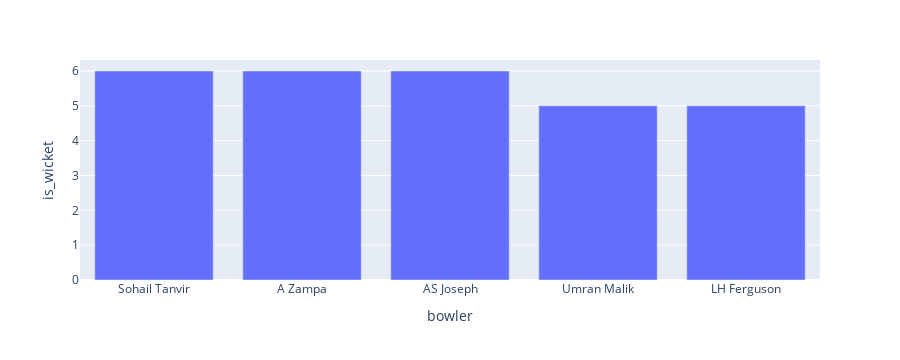

Notebook code cell kept with this figure:
### Code cell
px.bar(a[a["is_wicket"]>=5].sort_values(by="is_wicket",ascending=False).head(5),x="bowler",y="is_wicket")

### Figure 1 — Plotly figure (JSON) as saved in the notebook; plotly's stock layout.template omitted (floating-point values rounded to 4 significant figures)
{"data": [{"alignmentgroup": "True", "hovertemplate": "bowler=%{x}<br>is_wicket=%{y}<extra></extra>", "legendgroup": "", "marker": {"color": "#636efa", "pattern": {"shape": ""}}, "name": "", "offsetgroup": "", "orientation": "v", "showlegend": false, "textposition": "auto", "type": "bar", "x": ["Sohail Tanvir", "A Zampa", "AS Joseph", "Umran Malik", "LH Ferguson"], "xaxis": "x", "y": [6, 6, 6, 5, 5], "yaxis": "y"}], "layout": {"autosize": true, "barmode": "relative", "height": 360, "legend": {"tracegroupgap": 0}, "margin": {"t": 60}, "xaxis": {"anchor": "y", "autorange": true, "domain": [0, 1], "range": [-0.5, 4.5], "title": {"text": "bowler"}, "type": "category"}, "yaxis": {"anchor": "x", "autorange": true, "domain": [0, 1], "range": [0, 6.316], "title": {"text": "is_wicket"}, "type": "linear"}}}
